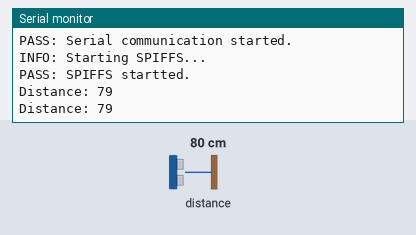
Simulated run of this sketch. Board: ESP8266 (NodeMCU). On the bench: the last lines printed to the serial monitor. Wiring (inferred from the names in the program): ultrasonic range finder: trigger GPIO 2; echo GPIO 0. The test bench sets the inputs (shaded band); at power-on: distance to the obstacle 80 cm. The echo pulse lasts 58.3 µs per cm; storage starts empty.

Above: at 2.8 s.
2.9 s: distance to the obstacle set to 2 cm
At 5.0 s:
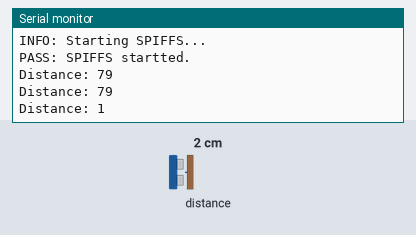
5.6 s: distance to the obstacle set to 4 cm
At 6.6 s:
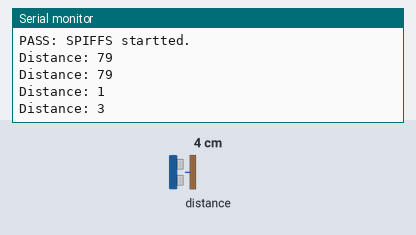
Timing chart, 0 to 8.6 s (numbered marks = the images above; inputs shaded):
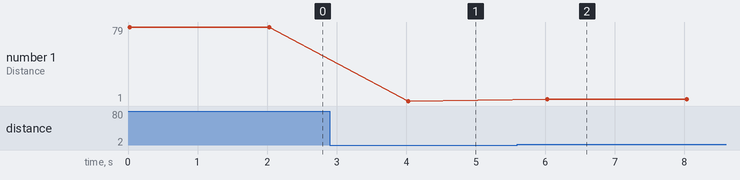

The sketch:

esp_ultrasonic.ino
```cpp
#include <NTPClient.h>
#include <WiFiUdp.h>
#include <Wire.h>
#include <ESP8266WiFi.h>
#include <WiFiClient.h>
#include <ESP8266WebServer.h>
#include <ESP8266mDNS.h>
#include "FS.h"


const int trigPin = 2;  //D4
const int echoPin = 0;  //D3
long duration;
int distance;

#define   UART_BAUD_RATE            921600

void setup() {
  Serial.begin(UART_BAUD_RATE);
  Serial.println("");
  Serial.println("PASS: Serial communication started.");
  Serial.println("INFO: Starting SPIFFS...");
  SPIFFS.begin();
  Serial.println("PASS: SPIFFS startted.");
  pinMode(trigPin, OUTPUT); // Sets the trigPin as an Output
  pinMode(echoPin, INPUT); // Sets the echoPin as an Input

  WiFi.mode(WIFI_STA);       //  Disable AP Mode - set mode to WIFI_AP, WIFI_STA, or WIFI_AP_STA.

}

void loop() {

  // Clears the trigPin
  digitalWrite(trigPin, LOW);
  delayMicroseconds(2);

  // Sets the trigPin on HIGH state for 10 micro seconds
  digitalWrite(trigPin, HIGH);
  delayMicroseconds(10);
  digitalWrite(trigPin, LOW);

  // Reads the echoPin, returns the sound wave travel time in microseconds
  duration = pulseIn(echoPin, HIGH);

  // Calculating the distance
  distance = duration * 0.034 / 2;
  // Prints the distance on the Serial Monitor
  Serial.print("Distance: ");
  Serial.println(distance);
  delay(2000);
}
```

Measured:
- after the input at 2.9 s, the serial monitor: prints a new line after 1.1 s (image 1)
- after the input at 5.6 s, the serial monitor: prints a new line after 0.43 s (image 2)
- plotted number 1: 79 → 1 after the input at 2.9 s, 1 → 3 after the input at 5.6 s
